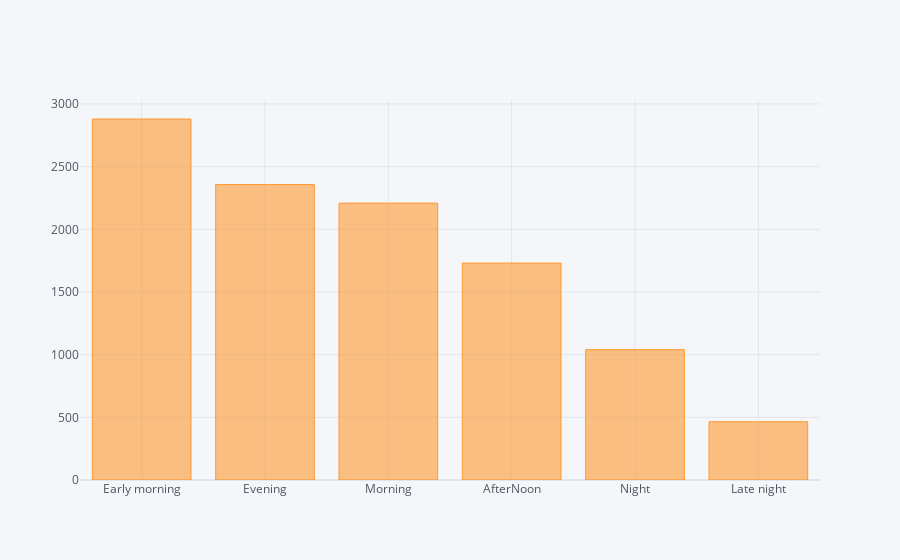

Notebook code for this chart:
### Code cell
data['Dep_Time_hour'].apply(flight_dep_time).value_counts().iplot(kind='bar')

### Figure 1 — Plotly figure (JSON) as saved in the notebook; plotly's stock layout.template omitted (floating-point values rounded to 4 significant figures)
{"data": [{"marker": {"color": "rgba(255, 153, 51, 0.6)", "line": {"color": "rgba(255, 153, 51, 1.0)", "width": 1}}, "name": "Dep_Time_hour", "orientation": "v", "text": "", "type": "bar", "x": ["Early morning", "Evening", "Morning", "AfterNoon", "Night", "Late night"], "y": [2880, 2357, 2209, 1731, 1040, 465]}], "layout": {"legend": {"bgcolor": "#F5F6F9", "font": {"color": "#4D5663"}}, "paper_bgcolor": "#F5F6F9", "plot_bgcolor": "#F5F6F9", "title": {"font": {"color": "#4D5663"}}, "xaxis": {"gridcolor": "#E1E5ED", "showgrid": true, "tickfont": {"color": "#4D5663"}, "title": {"font": {"color": "#4D5663"}, "text": ""}, "zerolinecolor": "#E1E5ED"}, "yaxis": {"gridcolor": "#E1E5ED", "showgrid": true, "tickfont": {"color": "#4D5663"}, "title": {"font": {"color": "#4D5663"}, "text": ""}, "zerolinecolor": "#E1E5ED"}}}
